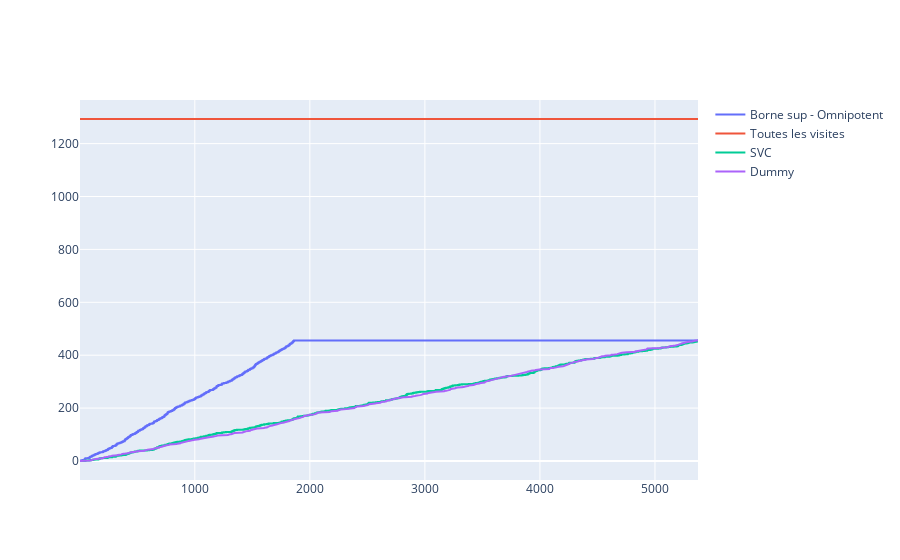

This figure's notebook cell:
### Code cell
import plotly.graph_objects as go

# Create random data with numpy
import numpy as np


# Create traces
fig = go.Figure()
fig.add_trace(go.Scatter(x=df_test["x_index"], y=df_test_bis["prescr_graph"],
                    mode='lines',
                    name='Borne sup - Omnipotent', line= {"shape": 'hv'},))

fig.add_trace(go.Scatter(x=df_test["x_index"], y=[len(df_test)]*len(df_test),
                    mode='lines',
                    name='Toutes les visites'))

fig.add_trace(go.Scatter(x=df_test["x_index"], y=df_test["victory_graph"],
                    mode='lines',
                    name='SVC', line= {"shape": 'hv'},))

# fig.add_trace(go.Scatter(x=df_test["x_index"], y=[nombre_visite_prescr]*len(df_test),
#                     mode='lines',
#                     name='Visites impliquant presc majeur'))


fig.add_trace(go.Scatter(x=df_test["x_index"], y=df_test_dummy["dummy_result"],
                    mode='lines',
                    name='Dummy'))

fig.show()

### Figure 1 — Plotly figure (JSON) as saved in the notebook; plotly's stock layout.template omitted (floating-point values rounded to 4 significant figures; data arrays with more than 128 entries replaced by an {"elided": "..."} marker saying what was removed)
{"data": [{"line": {"shape": "hv"}, "mode": "lines", "name": "Borne sup - Omnipotent", "type": "scatter", "x": {"elided": "1293 int values"}, "y": {"elided": "1293 int values"}}, {"mode": "lines", "name": "Toutes les visites", "type": "scatter", "x": {"elided": "1293 int values"}, "y": {"elided": "1293 int values"}}, {"line": {"shape": "hv"}, "mode": "lines", "name": "SVC", "type": "scatter", "x": {"elided": "1293 int values"}, "y": {"elided": "1293 int values"}}, {"mode": "lines", "name": "Dummy", "type": "scatter", "x": {"elided": "1293 int values"}, "y": {"elided": "1293 int values"}}], "layout": {}}
